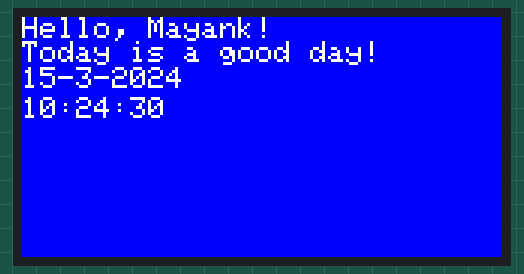
Simulated run of this sketch. Board: Arduino Uno R4 WiFi. On the bench: 480×240 colour display. The local clock reads 2024-03-15 10:24:30 at power-on unless the sketch sets it; what the sketch prints to the serial monitor is not drawn.

Above: at 0.2 s.
At 4.3 s:
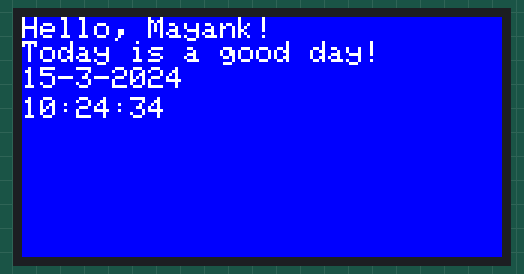
At 11.3 s:
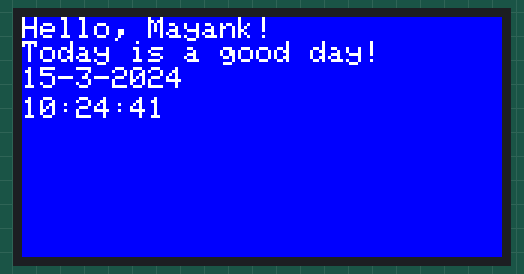
At 19.4 s:
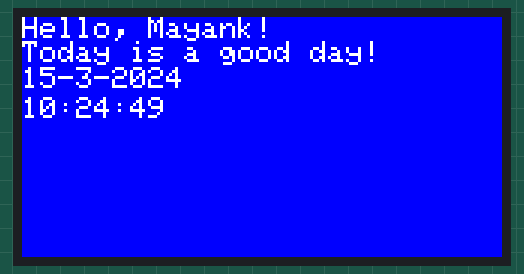
At 28.6 s:
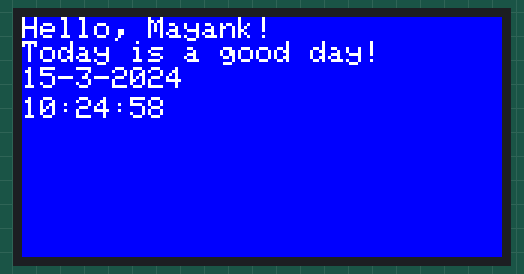
At 38.7 s:
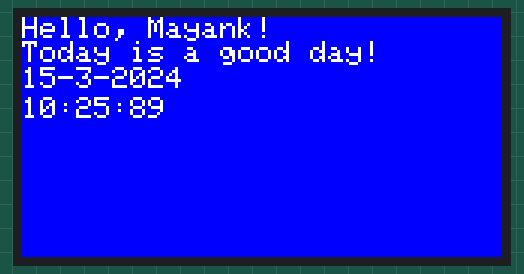

Measured:
- what the display in image 1 shows lasts 1.0 s, from 4.2 s to 5.2 s

The sketch:

sketch_TFT_RTC.ino
```cpp
/*
  TFT and RTC
*/


#include "RTC.h"
#include <Adafruit_GFX.h>
#include <Adafruit_ST7796S.h>
#include <SPI.h>


const int TFT_CS   =  10;
const int TFT_DC   =  9;
const int TFT_RST  =  8;
const int TFT_MOSI =  11;
const int TFT_SCK  =  13;
const int TFT_MISO =  12;

// MOSI is pin 11 and SCK is pin 13 by defaul ,MISO is pin 12

// Hardware SPI: MOSI/SCK from ICSP header
Adafruit_ST7796S tft = Adafruit_ST7796S(&SPI, TFT_CS, TFT_DC, TFT_RST);


String getDayOfWeek(DayOfWeek d)
{

  switch(d)
  {
    case DayOfWeek::MONDAY: return "MONDAY";
    case DayOfWeek::TUESDAY: return "TUESDAY";
    case DayOfWeek::WEDNESDAY: return "WEDNESDAY";
    case DayOfWeek::THURSDAY: return "THURSDAY";
    case DayOfWeek::FRIDAY: return "FRIDAY";
    case DayOfWeek::SATURDAY: return "SATURDAY";
    case DayOfWeek::SUNDAY: return "SUNDAY";
  }


}


void setup() {
  //tft.init(24000000);   // Public init() method, can take SPI freq
  tft.init(8000000);
  tft.setRotation(1);
  tft.fillScreen(ST77XX_BLUE);
  tft.setTextColor(ST77XX_WHITE, ST77XX_BLUE);
  tft.setTextSize(3);
  tft.setCursor(0, 0);
  tft.println("Hello, Mayank!");
  //tft.setCursor(50,60)
  tft.println("Today is a good day!");
  Serial.begin(9600);
  RTC.begin();
  /*
  RTCTime startTime(23, //day
  Month::AUGUST,        // month
  2025,                 // year
  17, 06, 00,          // time
  DayOfWeek::SATURDAY,   // day
  SaveLight::SAVING_TIME_ACTIVE);

  RTC.setTime(startTime);
  */
}

void loop() {

  RTCTime currentTime;
  RTC.getTime(currentTime);

  int x = tft.getCursorX();
  int y = tft.getCursorY();

  tft.setCursor(0, 50);
  tft.print(currentTime.getDayOfMonth());
  tft.print("-");
  tft.print(Month2int(currentTime.getMonth()));
  tft.print("-");
  tft.print(currentTime.getYear());

  tft.setCursor(0, 80);
  tft.print(currentTime.getHour());
  tft.print(":");
  tft.print(currentTime.getMinutes());
  tft.print(":");
  tft.print(currentTime.getSeconds());

  Serial.println(x);
  Serial.println(y);

  delay(1000); //1sec or 1000ms

}//end program
```
